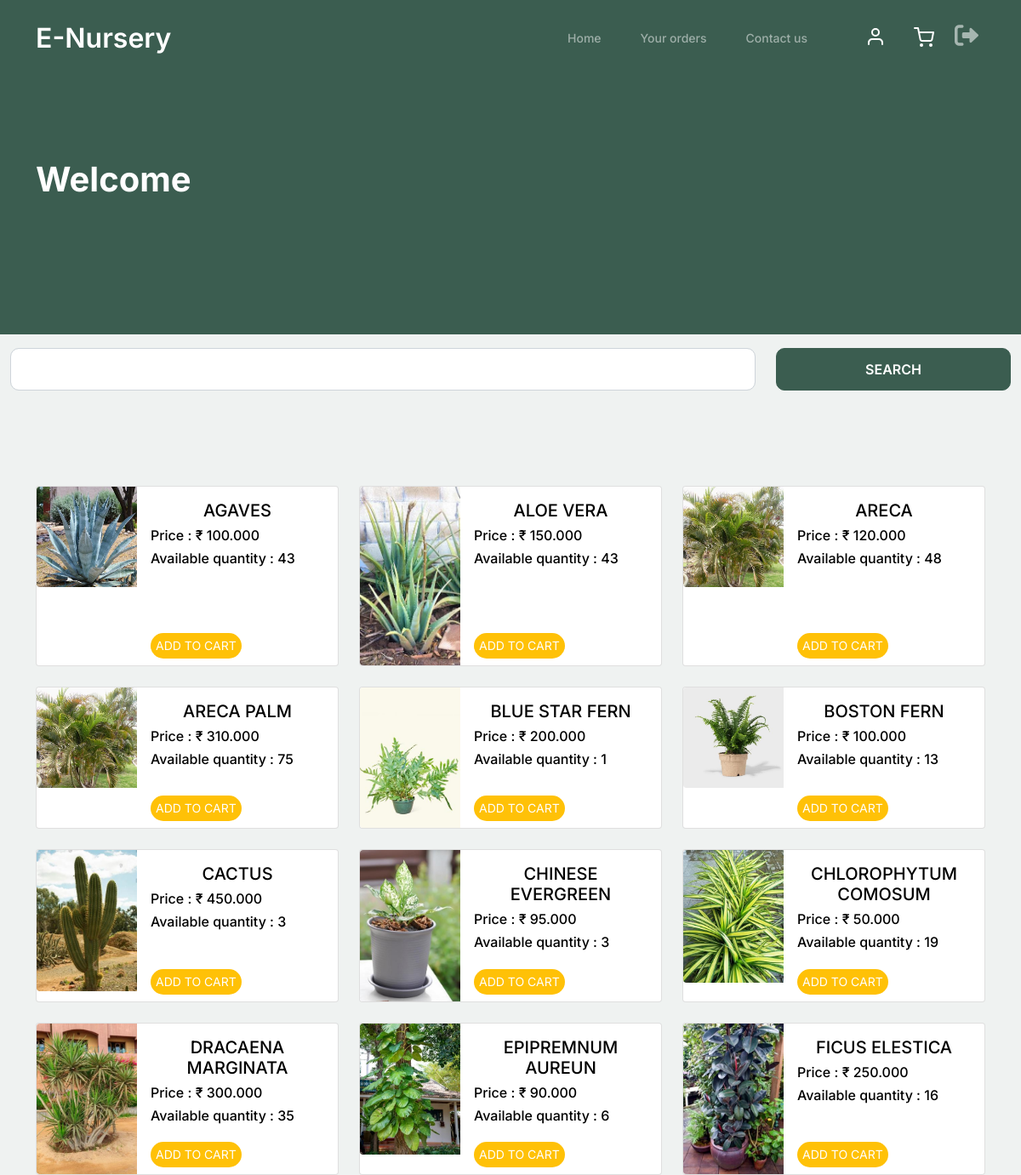
/user_home (upper part), run on an earlier commit of the app's database.
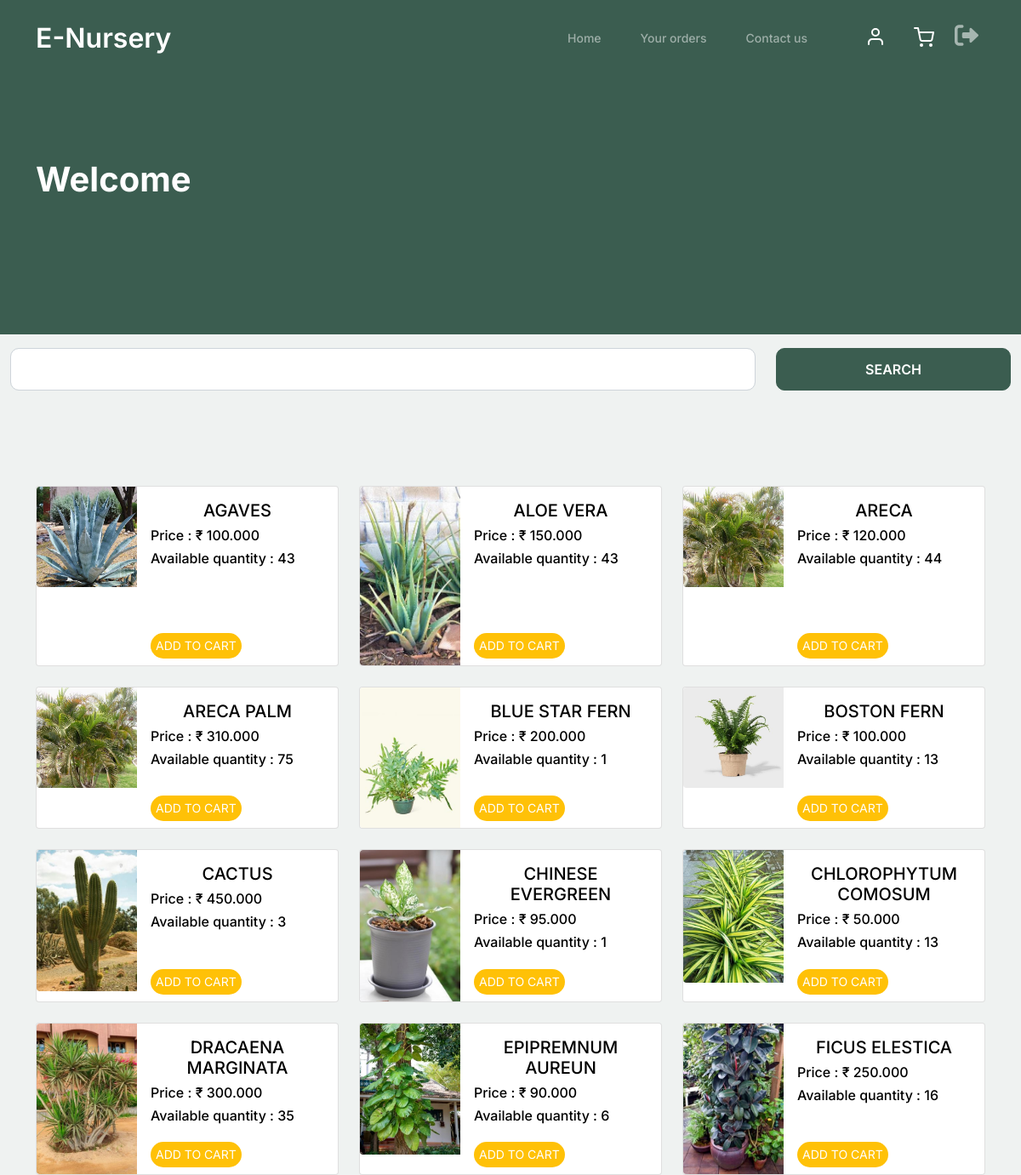
And on a later commit of the database.
### products/models.py (models this page shows, shortened)
class Products(models.Model):
    product_name = models.CharField(max_length=255)
    product_price = models.DecimalField(max_digits=10, decimal_places=3, validators=[MinValueValidator(0)])
    product_quantity = models.PositiveIntegerField()
    product_image = models.ImageField(upload_to='product_images/')

### users/views.py (the view)
# urls.py: path('user_home', views.user_home, name="user_home"),
def user_home(request):
    products = Products.objects.filter(product_quantity__gt = 0).order_by('product_name')
    return render(request, "home.html", {'products' : products})

### templates/home.html (shortened to what this page needs)
{% extends "base.html" %} {% block content %}
<div class="hero">
  <div class="container">
    <div class="row justify-content-between">
      <div class="col-lg-5">
        <div class="intro-excerpt">
          <h1>Welcome</h1>
        </div>
      </div>
    </div>
  </div>
</div>
<div class="container-fluid">
  <form action="{% url 'search' %}" method="post">
    <div class="form-group row mt-3">
      <div class="col-md-9">
        <input
          type="search"
          name="h_search"
          id="h_search"
          class="form-control"
          value="{{ term }}" />
      </div>
      <div class="col-md-3">
        <a href="search">
          <input
            type="submit"
            value="SEARCH"
            id="searchbtn"
            name="searchbtn"
            class="form-control btn btn-primary" />
        </a>
      </div>
    </div>
  </form>
</div>
<div class="untree_co-section product-section before-footer-section">
  <div class="container">
    <div class="row row-cols-1 row-cols-md-3 g-4">
      {% for product in products %}
      <div class="card-group">
        <div class="card h-100 text-black">
          <div class="row g-0">
            <div class="col-md-4">
                <img
                  src="{{ product.product_image.url }}"
                  class="img-fluid rounded-start border-primary"
                  alt="Image of {{ product.product_name }}"
                  style="width: 100%; height: 100%; object-fit: cover" />
            </div>
            <div class="col-md-8">
              <div class="card-body d-flex flex-column">
                <h5 class="card-title text-uppercase text-center mb-2">
                  {{ product.product_name }}
                </h5>
                <h6 class="cart-title text-left mb-2">
                  Price : <span>&#8377;</span>
                  {{ product.product_price }}
                </h6>
                <h6 class="cart-title text-left mb-2">
                  Available quantity : {{ product.product_quantity }}
                </h6>
                <div class="mt-auto">
                  <div class="row">
                    <div class="col-md-12">
                      <a href="{% url 'add_to_cart' %}?product_id={{ product.id }}">
                        <button
                          class="btn-warning border-0 rounded-pill position-absolute bottom-0 mb-2 text-white">
                          ADD TO CART
                        </button>
                      </a>
                    </div>
                  </div>
                </div>
              </div>
            </div>
          </div>
        </div>
    </div>
        {% endfor %}
      </div>
    </div>
  </div>
{% endblock %}

What changed in the data, as far as the page shows it:
changed Products "ARECA": product_quantity "48" → "44"
changed Products "CHINESE EVERGREEN": product_quantity "3" → "1"
changed Products "CHLOROPHYTUM COMOSUM": product_quantity "19" → "13"
